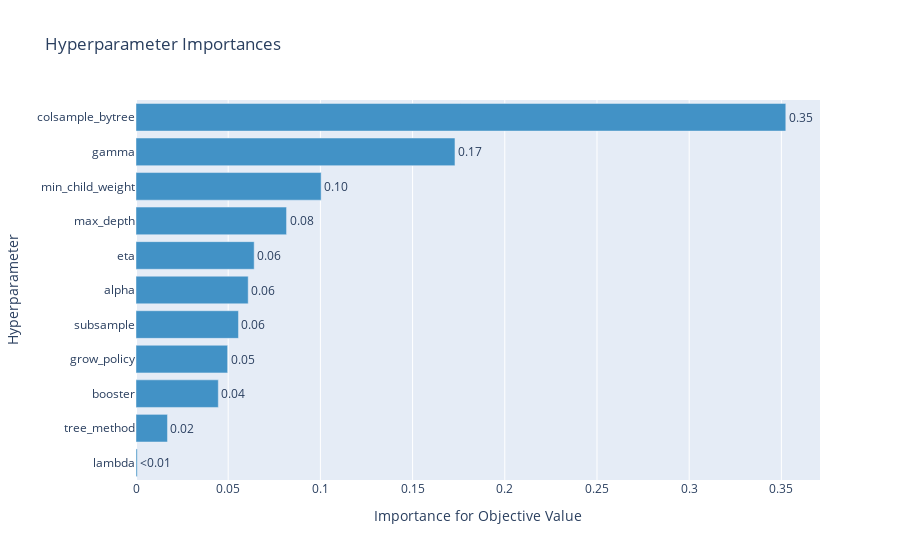

This figure's notebook cell:
### Code cell
from optuna.visualization import plot_param_importances

plot_param_importances(study)

### Figure 1 — Plotly figure (JSON) as saved in the notebook; plotly's stock layout.template omitted (floating-point values rounded to 4 significant figures)
{"data": [{"cliponaxis": false, "hovertemplate": ["lambda (FloatDistribution): 0.0006741732357419069<extra></extra>", "tree_method (CategoricalDistribution): 0.017070125706438437<extra></extra>", "booster (CategoricalDistribution): 0.04463744870889434<extra></extra>", "grow_policy (CategoricalDistribution): 0.04968614454747404<extra></extra>", "subsample (FloatDistribution): 0.05557219091932041<extra></extra>", "alpha (FloatDistribution): 0.060841593735436066<extra></extra>", "eta (FloatDistribution): 0.06409065763421255<extra></extra>", "max_depth (IntDistribution): 0.08164431154044184<extra></extra>", "min_child_weight (IntDistribution): 0.10040988481320652<extra></extra>", "gamma (FloatDistribution): 0.17297960564413825<extra></extra>", "colsample_bytree (FloatDistribution): 0.35239386351469576<extra></extra>"], "marker": {"color": "rgb(66,146,198)"}, "orientation": "h", "text": ["<0.01", "0.02", "0.04", "0.05", "0.06", "0.06", "0.06", "0.08", "0.10", "0.17", "0.35"], "textposition": "outside", "type": "bar", "x": [0.0006742, 0.01707, 0.04464, 0.04969, 0.05557, 0.06084, 0.06409, 0.08164, 0.1004, 0.173, 0.3524], "y": ["lambda", "tree_method", "booster", "grow_policy", "subsample", "alpha", "eta", "max_depth", "min_child_weight", "gamma", "colsample_bytree"]}], "layout": {"autosize": true, "showlegend": false, "title": {"text": "Hyperparameter Importances"}, "xaxis": {"autorange": true, "range": [0, 0.3709], "title": {"text": "Importance for Objective Value"}, "type": "linear"}, "yaxis": {"autorange": true, "range": [-0.5, 10.5], "title": {"text": "Hyperparameter"}, "type": "category"}}}
